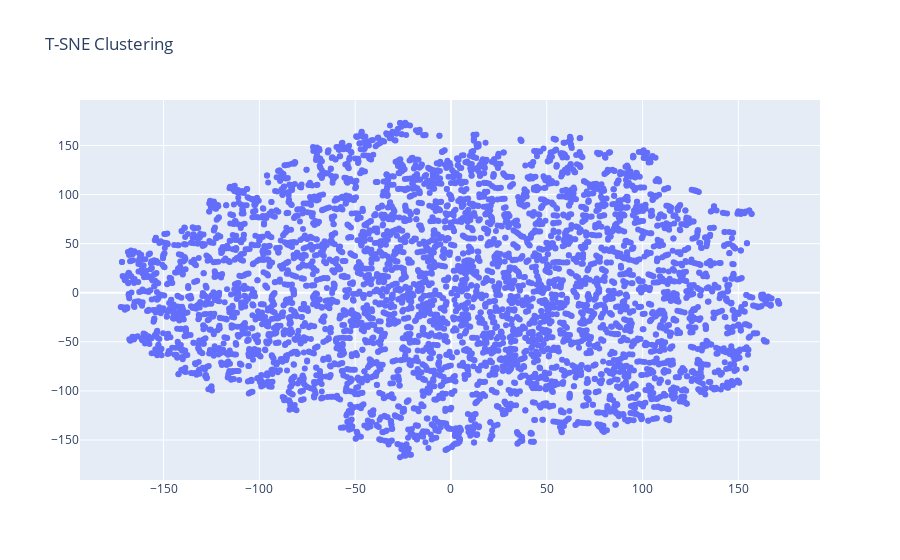

The notebook cell this image was saved under:
### Code cell
fig = go.Figure(data=go.Scatter(x=proj[:, 0],
                                y=proj[:, 1],
                                mode='markers',                                
                                text=words[0:6000])) 

fig.update_layout(title='T-SNE Clustering')
fig.show()

### Figure 1 — Plotly figure (JSON) as saved in the notebook; plotly's stock layout.template omitted (floating-point values rounded to 4 significant figures; data arrays with more than 128 entries replaced by an {"elided": "..."} marker saying what was removed)
{"data": [{"mode": "markers", "text": {"elided": "6000 str values"}, "type": "scatter", "x": {"elided": "6000 float values"}, "y": {"elided": "6000 float values"}}], "layout": {"title": {"text": "T-SNE Clustering"}}}
